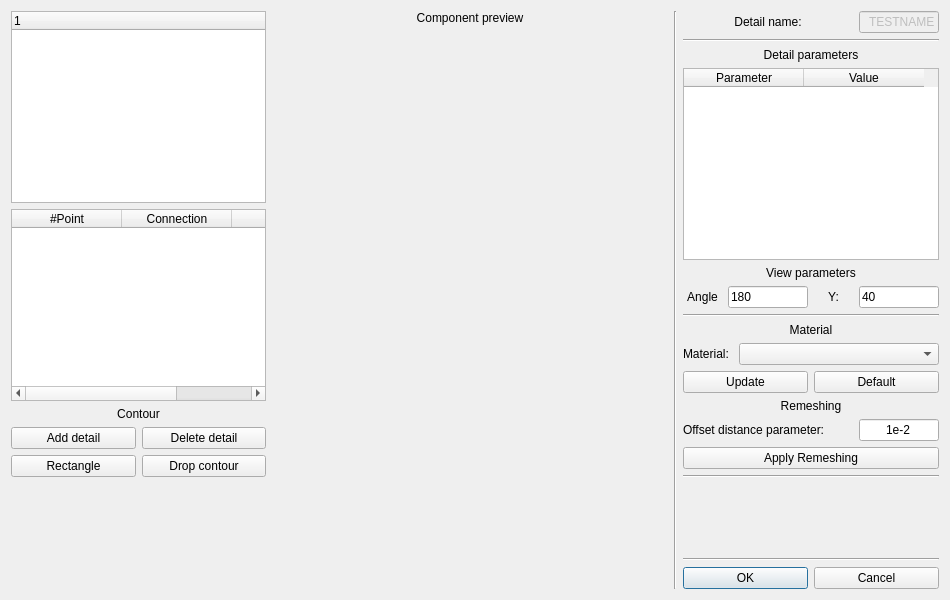
<?xml version="1.0" encoding="UTF-8"?>
<ui version="4.0">
 <class>wid_addproj</class>
 <widget class="QWidget" name="wid_addproj">
  <property name="geometry">
   <rect>
    <x>0</x>
    <y>0</y>
    <width>950</width>
    <height>600</height>
   </rect>
  </property>
  <property name="minimumSize">
   <size>
    <width>950</width>
    <height>0</height>
   </size>
  </property>
  <property name="windowTitle">
   <string>Projectile Assembly</string>
  </property>
  <layout class="QHBoxLayout" name="horizontalLayout">
   <item>
    <layout class="QVBoxLayout" name="verticalLayout">
     <item>
      <widget class="QTreeWidget" name="tre_details">
       <property name="sizePolicy">
        <sizepolicy hsizetype="Minimum" vsizetype="Minimum">
         <horstretch>0</horstretch>
         <verstretch>0</verstretch>
        </sizepolicy>
       </property>
       <property name="minimumSize">
        <size>
         <width>255</width>
         <height>0</height>
        </size>
       </property>
       <property name="maximumSize">
        <size>
         <width>255</width>
         <height>16777215</height>
        </size>
       </property>
       <column>
        <property name="text">
         <string notr="true">1</string>
        </property>
       </column>
      </widget>
     </item>
     <item>
      <widget class="QTableWidget" name="tbl_points">
       <property name="sizePolicy">
        <sizepolicy hsizetype="Minimum" vsizetype="Expanding">
         <horstretch>0</horstretch>
         <verstretch>0</verstretch>
        </sizepolicy>
       </property>
       <property name="minimumSize">
        <size>
         <width>255</width>
         <height>0</height>
        </size>
       </property>
       <property name="maximumSize">
        <size>
         <width>255</width>
         <height>16777215</height>
        </size>
       </property>
       <attribute name="horizontalHeaderDefaultSectionSize">
        <number>110</number>
       </attribute>
       <column>
        <property name="text">
         <string>#Point</string>
        </property>
        <property name="textAlignment">
         <set>AlignHCenter|AlignVCenter|AlignCenter</set>
        </property>
       </column>
       <column>
        <property name="text">
         <string>Connection</string>
        </property>
        <property name="textAlignment">
         <set>AlignHCenter|AlignVCenter|AlignCenter</set>
        </property>
       </column>
       <column>
        <property name="text">
         <string>PID</string>
        </property>
        <property name="textAlignment">
         <set>AlignHCenter|AlignVCenter|AlignCenter</set>
        </property>
       </column>
      </widget>
     </item>
     <item>
      <widget class="QLabel" name="label_7">
       <property name="text">
        <string>Contour</string>
       </property>
       <property name="alignment">
        <set>Qt::AlignCenter</set>
       </property>
      </widget>
     </item>
     <item>
      <layout class="QHBoxLayout" name="horizontalLayout_5">
       <item>
        <widget class="QPushButton" name="btn_adddetail">
         <property name="text">
          <string>Add detail</string>
         </property>
        </widget>
       </item>
       <item>
        <widget class="QPushButton" name="btn_deldetail">
         <property name="text">
          <string>Delete detail</string>
         </property>
        </widget>
       </item>
      </layout>
     </item>
     <item>
      <layout class="QHBoxLayout" name="horizontalLayout_9">
       <item>
        <widget class="QPushButton" name="btn_rectangle">
         <property name="text">
          <string>Rectangle</string>
         </property>
        </widget>
       </item>
       <item>
        <widget class="QPushButton" name="btn_dropcont">
         <property name="text">
          <string>Drop contour</string>
         </property>
        </widget>
       </item>
      </layout>
     </item>
     <item>
      <spacer name="verticalSpacer_2">
       <property name="orientation">
        <enum>Qt::Vertical</enum>
       </property>
       <property name="sizeHint" stdset="0">
        <size>
         <width>20</width>
         <height>40</height>
        </size>
       </property>
      </spacer>
     </item>
    </layout>
   </item>
   <item>
    <layout class="QVBoxLayout" name="lay_gl">
     <item>
      <widget class="QLabel" name="lbl_gl">
       <property name="sizePolicy">
        <sizepolicy hsizetype="Preferred" vsizetype="Minimum">
         <horstretch>0</horstretch>
         <verstretch>0</verstretch>
        </sizepolicy>
       </property>
       <property name="text">
        <string>Component preview</string>
       </property>
       <property name="alignment">
        <set>Qt::AlignCenter</set>
       </property>
      </widget>
     </item>
     <item>
      <widget class="QWidget" name="glbox" native="true">
       <property name="sizePolicy">
        <sizepolicy hsizetype="Expanding" vsizetype="Expanding">
         <horstretch>0</horstretch>
         <verstretch>0</verstretch>
        </sizepolicy>
       </property>
       <property name="minimumSize">
        <size>
         <width>300</width>
         <height>300</height>
        </size>
       </property>
      </widget>
     </item>
    </layout>
   </item>
   <item>
    <widget class="Line" name="line_4">
     <property name="orientation">
      <enum>Qt::Vertical</enum>
     </property>
    </widget>
   </item>
   <item>
    <layout class="QVBoxLayout" name="rightBox">
     <item>
      <layout class="QHBoxLayout" name="lay_name">
       <item>
        <widget class="QLabel" name="lbl_name">
         <property name="text">
          <string>Detail name:</string>
         </property>
         <property name="alignment">
          <set>Qt::AlignCenter</set>
         </property>
        </widget>
       </item>
       <item>
        <widget class="QLineEdit" name="ln_name">
         <property name="enabled">
          <bool>false</bool>
         </property>
         <property name="sizePolicy">
          <sizepolicy hsizetype="Minimum" vsizetype="Fixed">
           <horstretch>0</horstretch>
           <verstretch>0</verstretch>
          </sizepolicy>
         </property>
         <property name="maximumSize">
          <size>
           <width>80</width>
           <height>16777215</height>
          </size>
         </property>
         <property name="text">
          <string>TESTNAME</string>
         </property>
         <property name="alignment">
          <set>Qt::AlignRight|Qt::AlignTrailing|Qt::AlignVCenter</set>
         </property>
        </widget>
       </item>
      </layout>
     </item>
     <item>
      <widget class="Line" name="line">
       <property name="orientation">
        <enum>Qt::Horizontal</enum>
       </property>
      </widget>
     </item>
     <item>
      <widget class="QLabel" name="label_2">
       <property name="text">
        <string>Detail parameters</string>
       </property>
       <property name="alignment">
        <set>Qt::AlignCenter</set>
       </property>
      </widget>
     </item>
     <item>
      <widget class="QTableWidget" name="tbl_params">
       <property name="sizePolicy">
        <sizepolicy hsizetype="Minimum" vsizetype="Expanding">
         <horstretch>0</horstretch>
         <verstretch>0</verstretch>
        </sizepolicy>
       </property>
       <attribute name="horizontalHeaderDefaultSectionSize">
        <number>120</number>
       </attribute>
       <column>
        <property name="text">
         <string>Parameter</string>
        </property>
        <property name="textAlignment">
         <set>AlignHCenter|AlignVCenter|AlignCenter</set>
        </property>
       </column>
       <column>
        <property name="text">
         <string>Value</string>
        </property>
        <property name="textAlignment">
         <set>AlignHCenter|AlignVCenter|AlignCenter</set>
        </property>
       </column>
      </widget>
     </item>
     <item>
      <widget class="QLabel" name="label_8">
       <property name="text">
        <string>View parameters</string>
       </property>
       <property name="alignment">
        <set>Qt::AlignCenter</set>
       </property>
      </widget>
     </item>
     <item>
      <layout class="QHBoxLayout" name="horizontalLayout_3">
       <item>
        <widget class="QLabel" name="label_10">
         <property name="text">
          <string>Angle</string>
         </property>
         <property name="alignment">
          <set>Qt::AlignCenter</set>
         </property>
        </widget>
       </item>
       <item>
        <widget class="QLineEdit" name="ln_angle">
         <property name="sizePolicy">
          <sizepolicy hsizetype="Minimum" vsizetype="Fixed">
           <horstretch>0</horstretch>
           <verstretch>0</verstretch>
          </sizepolicy>
         </property>
         <property name="maximumSize">
          <size>
           <width>80</width>
           <height>16777215</height>
          </size>
         </property>
         <property name="text">
          <string>180</string>
         </property>
        </widget>
       </item>
       <item>
        <widget class="QLabel" name="label_11">
         <property name="text">
          <string>Y:</string>
         </property>
         <property name="alignment">
          <set>Qt::AlignCenter</set>
         </property>
        </widget>
       </item>
       <item>
        <widget class="QLineEdit" name="ln_dy">
         <property name="sizePolicy">
          <sizepolicy hsizetype="Minimum" vsizetype="Fixed">
           <horstretch>0</horstretch>
           <verstretch>0</verstretch>
          </sizepolicy>
         </property>
         <property name="maximumSize">
          <size>
           <width>80</width>
           <height>16777215</height>
          </size>
         </property>
         <property name="text">
          <string>40</string>
         </property>
        </widget>
       </item>
      </layout>
     </item>
     <item>
      <widget class="Line" name="line_5">
       <property name="orientation">
        <enum>Qt::Horizontal</enum>
       </property>
      </widget>
     </item>
     <item>
      <widget class="QLabel" name="lbl_set">
       <property name="sizePolicy">
        <sizepolicy hsizetype="Minimum" vsizetype="Preferred">
         <horstretch>0</horstretch>
         <verstretch>0</verstretch>
        </sizepolicy>
       </property>
       <property name="text">
        <string>Material</string>
       </property>
       <property name="alignment">
        <set>Qt::AlignCenter</set>
       </property>
      </widget>
     </item>
     <item>
      <layout class="QHBoxLayout" name="lay_material">
       <item>
        <widget class="QLabel" name="lbl_material">
         <property name="sizePolicy">
          <sizepolicy hsizetype="Minimum" vsizetype="Preferred">
           <horstretch>0</horstretch>
           <verstretch>0</verstretch>
          </sizepolicy>
         </property>
         <property name="text">
          <string>Material:</string>
         </property>
        </widget>
       </item>
       <item>
        <widget class="QComboBox" name="cmb_material">
         <property name="sizePolicy">
          <sizepolicy hsizetype="Fixed" vsizetype="Fixed">
           <horstretch>0</horstretch>
           <verstretch>0</verstretch>
          </sizepolicy>
         </property>
         <property name="minimumSize">
          <size>
           <width>200</width>
           <height>0</height>
          </size>
         </property>
         <property name="maximumSize">
          <size>
           <width>200</width>
           <height>16777215</height>
          </size>
         </property>
        </widget>
       </item>
      </layout>
     </item>
     <item>
      <layout class="QHBoxLayout" name="horizontalLayout_8">
       <item>
        <widget class="QPushButton" name="btn_update">
         <property name="text">
          <string>Update</string>
         </property>
        </widget>
       </item>
       <item>
        <widget class="QPushButton" name="btn_default">
         <property name="text">
          <string>Default</string>
         </property>
        </widget>
       </item>
      </layout>
     </item>
     <item>
      <widget class="QLabel" name="label_12">
       <property name="text">
        <string>Remeshing</string>
       </property>
       <property name="alignment">
        <set>Qt::AlignCenter</set>
       </property>
      </widget>
     </item>
     <item>
      <layout class="QHBoxLayout" name="horizontalLayout_10">
       <item>
        <widget class="QLabel" name="label_13">
         <property name="text">
          <string>Offset distance parameter:</string>
         </property>
        </widget>
       </item>
       <item>
        <widget class="QLineEdit" name="ln_remesh">
         <property name="sizePolicy">
          <sizepolicy hsizetype="Minimum" vsizetype="Fixed">
           <horstretch>0</horstretch>
           <verstretch>0</verstretch>
          </sizepolicy>
         </property>
         <property name="maximumSize">
          <size>
           <width>80</width>
           <height>16777215</height>
          </size>
         </property>
         <property name="text">
          <string>1e-2</string>
         </property>
         <property name="alignment">
          <set>Qt::AlignCenter</set>
         </property>
        </widget>
       </item>
      </layout>
     </item>
     <item>
      <widget class="QPushButton" name="btn_remesh">
       <property name="sizePolicy">
        <sizepolicy hsizetype="Minimum" vsizetype="Fixed">
         <horstretch>0</horstretch>
         <verstretch>0</verstretch>
        </sizepolicy>
       </property>
       <property name="text">
        <string>Apply Remeshing</string>
       </property>
       <property name="icon">
        <iconset resource="Resourses/res.qrc">
         <normaloff>:/TBicons/ico/clock.ico</normaloff>:/TBicons/ico/clock.ico</iconset>
       </property>
      </widget>
     </item>
     <item>
      <widget class="Line" name="line_2">
       <property name="orientation">
        <enum>Qt::Horizontal</enum>
       </property>
      </widget>
     </item>
     <item>
      <spacer name="verticalSpacer">
       <property name="orientation">
        <enum>Qt::Vertical</enum>
       </property>
       <property name="sizeHint" stdset="0">
        <size>
         <width>20</width>
         <height>40</height>
        </size>
       </property>
      </spacer>
     </item>
     <item>
      <widget class="Line" name="line_3">
       <property name="orientation">
        <enum>Qt::Horizontal</enum>
       </property>
      </widget>
     </item>
     <item>
      <layout class="QHBoxLayout" name="lay_btns">
       <item>
        <widget class="QPushButton" name="btn_ok">
         <property name="focusPolicy">
          <enum>Qt::StrongFocus</enum>
         </property>
         <property name="text">
          <string>OK</string>
         </property>
         <property name="default">
          <bool>true</bool>
         </property>
        </widget>
       </item>
       <item>
        <widget class="QPushButton" name="btn_cancel">
         <property name="text">
          <string>Cancel</string>
         </property>
        </widget>
       </item>
      </layout>
     </item>
    </layout>
   </item>
  </layout>
 </widget>
 <resources>
  <include location="Resourses/res.qrc"/>
 </resources>
 <connections/>
</ui>
